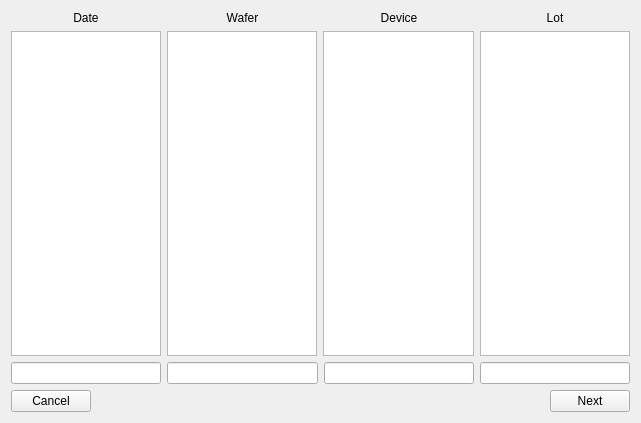
<?xml version="1.0" encoding="UTF-8"?>
<ui version="4.0">
 <class>SelectionDataDialog</class>
 <widget class="QDialog" name="SelectionDataDialog">
  <property name="geometry">
   <rect>
    <x>0</x>
    <y>0</y>
    <width>641</width>
    <height>423</height>
   </rect>
  </property>
  <property name="windowTitle">
   <string>Dialog</string>
  </property>
  <layout class="QGridLayout" name="gridLayout">
   <item row="1" column="0">
    <layout class="QVBoxLayout" name="verticalLayout">
     <item>
      <layout class="QHBoxLayout" name="horizontalLayout_3">
       <item>
        <widget class="QLabel" name="label_4">
         <property name="text">
          <string>Date</string>
         </property>
         <property name="alignment">
          <set>Qt::AlignCenter</set>
         </property>
        </widget>
       </item>
       <item>
        <widget class="QLabel" name="label_3">
         <property name="text">
          <string>Wafer</string>
         </property>
         <property name="alignment">
          <set>Qt::AlignCenter</set>
         </property>
        </widget>
       </item>
       <item>
        <widget class="QLabel" name="label_2">
         <property name="text">
          <string>Device</string>
         </property>
         <property name="alignment">
          <set>Qt::AlignCenter</set>
         </property>
        </widget>
       </item>
       <item>
        <widget class="QLabel" name="label">
         <property name="text">
          <string>Lot</string>
         </property>
         <property name="alignment">
          <set>Qt::AlignCenter</set>
         </property>
        </widget>
       </item>
      </layout>
     </item>
     <item>
      <layout class="QHBoxLayout" name="horizontalLayout_2">
       <item>
        <widget class="QListWidget" name="listWidget_Dates"/>
       </item>
       <item>
        <widget class="QListWidget" name="listWidget_Wafers"/>
       </item>
       <item>
        <widget class="QListWidget" name="listWidget_Devices"/>
       </item>
       <item>
        <widget class="QListWidget" name="listWidget_Lots"/>
       </item>
      </layout>
     </item>
     <item>
      <layout class="QHBoxLayout" name="horizontalLayout_4">
       <item>
        <widget class="QLineEdit" name="lineEdit_Date"/>
       </item>
       <item>
        <widget class="QLineEdit" name="lineEdit_Wafer"/>
       </item>
       <item>
        <widget class="QLineEdit" name="lineEdit_Device"/>
       </item>
       <item>
        <widget class="QLineEdit" name="lineEdit_Lot"/>
       </item>
      </layout>
     </item>
     <item>
      <layout class="QHBoxLayout" name="horizontalLayout">
       <item>
        <widget class="QPushButton" name="pushButton_Cancel">
         <property name="focusPolicy">
          <enum>Qt::NoFocus</enum>
         </property>
         <property name="text">
          <string>Cancel</string>
         </property>
        </widget>
       </item>
       <item>
        <spacer name="horizontalSpacer">
         <property name="orientation">
          <enum>Qt::Horizontal</enum>
         </property>
         <property name="sizeHint" stdset="0">
          <size>
           <width>40</width>
           <height>20</height>
          </size>
         </property>
        </spacer>
       </item>
       <item>
        <widget class="QPushButton" name="pushButton_Next">
         <property name="focusPolicy">
          <enum>Qt::NoFocus</enum>
         </property>
         <property name="text">
          <string>Next</string>
         </property>
        </widget>
       </item>
      </layout>
     </item>
    </layout>
   </item>
  </layout>
 </widget>
 <resources/>
 <connections/>
</ui>
